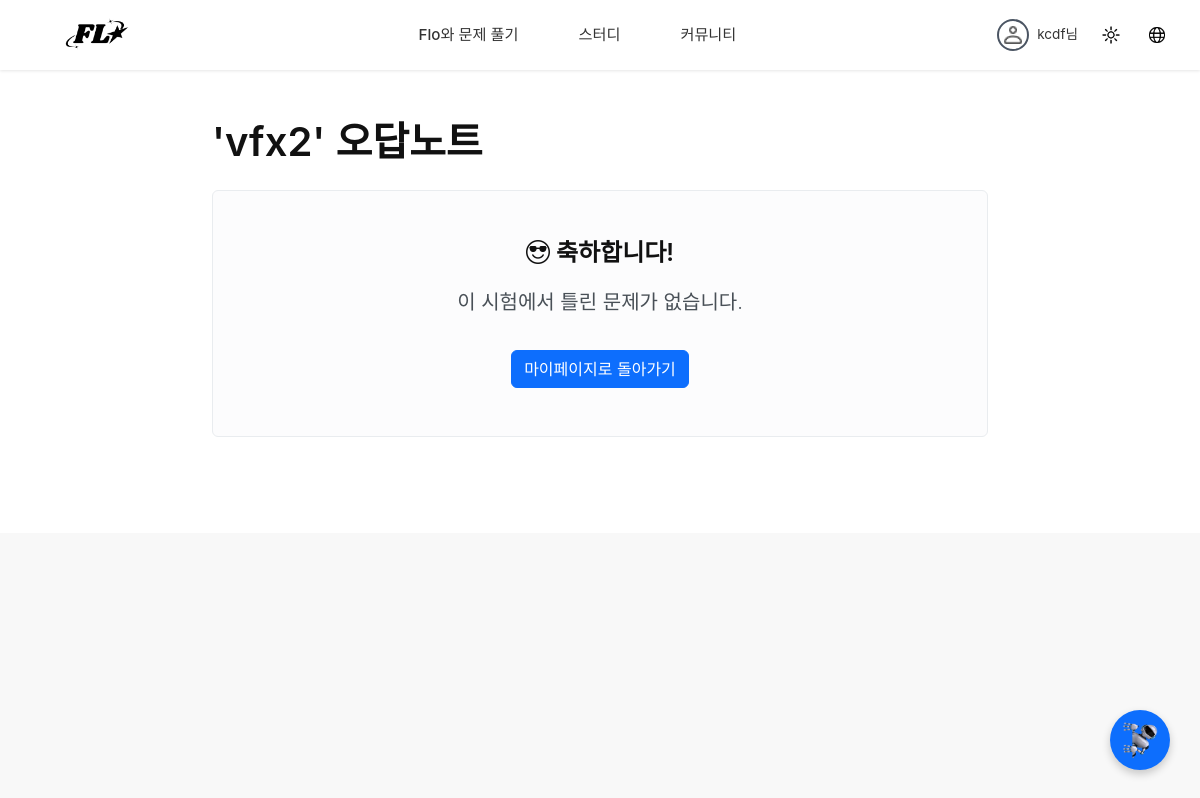
Page /flo_exam/mistake-note/9/?attempt_id=36 (signed in) on the earlier database version.
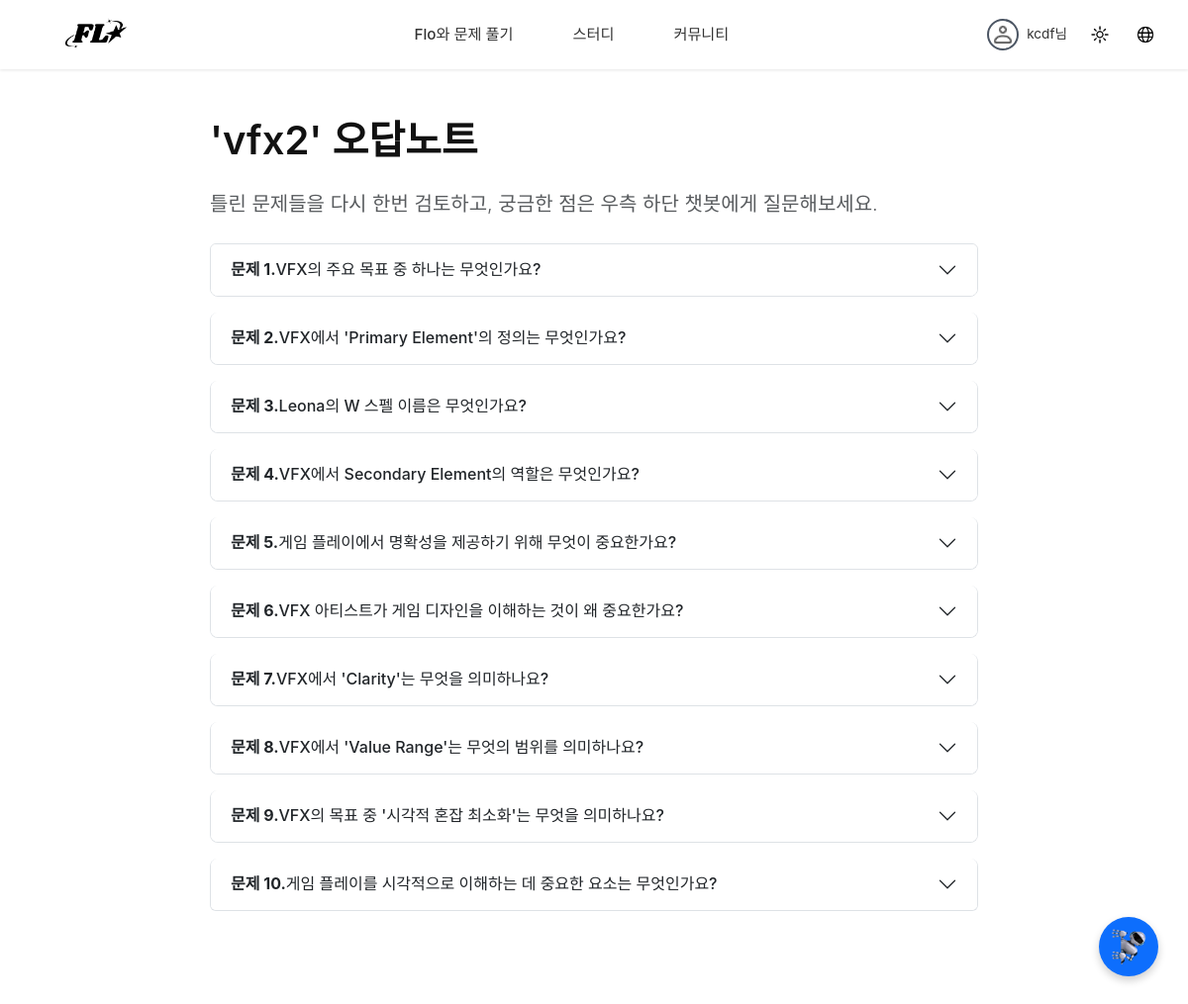
Same page on the later database version.
### accounts/models.py (models this page shows, shortened)
class User(AbstractUser):
    username = models.CharField(
        '아이디',
        max_length=20,
        unique=True,
        validators=[
            MinLengthValidator(4, "아이디는 4자 이상이어야 합니다."),
            RegexValidator(
                regex='^[a-zA-Z0-9]+$',
                message='아이디는 영문자와 숫자만 사용할 수 있습니다.',
                code='invalid_username'
            )
        ]
    )
    nickname = models.CharField(
        '닉네임',
        max_length=10,
        unique=True,
        validators=[
            MinLengthValidator(2, "닉네임은 2자 이상이어야 합니다."),
            RegexValidator(
                regex='^[가-힣a-zA-Z0-9]+$',
                message='닉네임은 한글, 영문자, 숫자만 사용할 수 있습니다.',
                code='invalid_nickname'
            )
        ]
    )
    name = models.CharField(
        '이름',
        max_length=10,
        validators=[
            MinLengthValidator(2, "이름은 2자 이상이어야 합니다."),
            RegexValidator(
                regex='^[가-힣a-zA-Z]+$',
                message='이름은 한글과 영문자만 사용할 수 있습니다.',
                code='invalid_name'
            )
        ]
    )
    email = models.EmailField('이메일', unique=True)
    groups = models.ManyToManyField(
        'auth.Group',
        verbose_name='groups',
        blank=True,
        related_name='custom_user_set',
        help_text='The groups this user belongs to.',
    )
    user_permissions = models.ManyToManyField(
        'auth.Permission',
        verbose_name='user permissions',
        blank=True,
        related_name='custom_user_set',
        help_text='Specific permissions for this user.',
    )

### flo/models.py (models this page shows, shortened)
class Profile(models.Model):
    user = models.OneToOneField(settings.AUTH_USER_MODEL, on_delete=models.CASCADE, verbose_name="사용자")
    nickname = models.CharField(max_length=30, unique=True, blank=True, null=True, verbose_name="닉네임")
    profile_image = models.ImageField(upload_to='profile_pics/', blank=True, null=True, verbose_name="프로필 사진")
    @property
    def get_display_name(self):
        return self.nickname if self.nickname else self.user.username
    @property
    def get_profile_image_url(self):
        if self.profile_image and self.profile_image.name:
            return self.profile_image.url # 사용자가 업로드한 이미지
        return settings.STATIC_URL + 'flo/images/icons/profile/default_profile_light.png'
    @property
    def has_custom_profile_image(self):
        return bool(self.profile_image and self.profile_image.name)

### flo_exam/models.py (models this page shows, shortened)
class UserAnswer(models.Model):
    session = models.ForeignKey(
        UserExamSession,
        on_delete=models.CASCADE,
        related_name="answers", # UserExamSession 객체에서 .answers.all() 등으로 접근
        verbose_name="응시 세션"
    )
    question = models.ForeignKey(
        GeneratedQuestion,
        on_delete=models.CASCADE, # 문제가 삭제되면 해당 답안도 의미 없으므로 삭제
        verbose_name="해당 문제"
    )
    submitted_answer = models.TextField(verbose_name="제출한 답", blank=True, null=True) # 사용자가 답을 안 낼 수도 있음
    is_correct = models.BooleanField(null=True, verbose_name="정답 여부") # 채점 전에는 Null, 채점 후 True/False
    class Meta:
        verbose_name = "사용자 제출 답안"
        verbose_name_plural = "사용자 제출 답안들"
        ordering = ['session', 'question__question_number'] # 세션 및 문제 번호 순으로 정렬

class GeneratedQuestion(models.Model):
    exam = models.ForeignKey(
        GeneratedExam,
        on_delete=models.CASCADE,
        related_name="questions", # GeneratedExam 객체에서 .questions.all() 등으로 접근 가능
        verbose_name="소속 시험"
    )
    question_number = models.IntegerField(verbose_name="문제 번호")
    question_text = models.TextField(verbose_name="문제 내용")
    question_type = models.CharField(max_length=20, verbose_name="실제 문제 유형")
    option1 = models.CharField(max_length=500, blank=True, null=True, verbose_name="선택지 1")
    option2 = models.CharField(max_length=500, blank=True, null=True, verbose_name="선택지 2")
    option3 = models.CharField(max_length=500, blank=True, null=True, verbose_name="선택지 3")
    option4 = models.CharField(max_length=500, blank=True, null=True, verbose_name="선택지 4")
    correct_answer = models.TextField(verbose_name="정답") # 객관식은 선택지 텍스트, 단답형은 답안 텍스트
    explanation = models.TextField(verbose_name="해설", blank=True, null=True)
    class Meta:
        verbose_name = "생성된 문제"
        verbose_name_plural = "생성된 문제들"
        ordering = ['exam', 'question_number']

### flo_exam/views.py (the view)
# urls.py: path('mistake-note/<int:exam_document_id>/', views.mistake_note_page_view, name='mistake_note_page'),
@require_GET
def mistake_note_page_view(request, exam_document_id):
    exam_doc = get_object_or_404(ExamDocument, pk=exam_document_id)
    attempt_id = request.GET.get('attempt_id')
    incorrect_answers = []  # 기본값: 빈 리스트
    page_title = f"'{exam_doc.title}' 오답노트" # 기본 제목
    if attempt_id:
        try:
            session = get_object_or_404(UserExamSession, pk=attempt_id, user=request.user)
            incorrect_answers = UserAnswer.objects.filter(
                session=session
            ).exclude(
                is_correct=True # is_correct 필드가 True인 것을 '제외한' 모든 것을 찾음
            ).select_related('question').order_by('question__question_number')
            page_title = f"'{session.generated_exam.exam_document.title}' 오답노트"
        except Http404:
            logger.warning(f"User {request.user.id} tried to access attempt {attempt_id} without permission.")
            pass
    context = {
        'page_title': page_title, # 동적으로 설정된 page_title 사용
        'exam_document_id': exam_document_id,
        'chatbot_ajax_url': reverse('flo_exam:ajax_chatbot', args=[exam_document_id]),
        'incorrect_answers': incorrect_answers,
        'incorrect_answers_type': type(incorrect_answers).__name__,
    }
    return render(request, 'flo_exam/mistake_note_page.html', context)

### accounts/models.py (called while the page is built)
    @property
    def get_profile_image_url(self):
        if self.profile_image:
            return self.profile_image.url
        theme_mode = getattr(settings, 'THEME_MODE', 'light')
        if theme_mode == 'dark':
            return '/static/flo/images/icons/profile/default_profile_dark.png'
        return '/static/flo/images/icons/profile/default_profile_light.png'

    @property
    def has_custom_profile_image(self):
        return bool(self.profile_image)

### flo_exam/templates/flo_exam/mistake_note_page.html (shortened to what this page needs)
{% extends 'flo_exam/base_header.html' %}
{% load static %}
{% block extra_css %}
    <link rel="stylesheet" href="{% static 'flo_exam/css/mistake_note_styles.css' %}">
    <link rel="stylesheet" href="{% static 'flo_exam/css/chatbot.css' %}">
{% endblock %}
{% block content %}
<div class="container mt-5 mistake-note-container">
    <h1 class="mb-4">{{ page_title }}</h1>
    {% if incorrect_answers %}
        <p class="lead mb-4 text-muted">틀린 문제들을 다시 한번 검토하고, 궁금한 점은 우측 하단 챗봇에게 질문해보세요.</p>
        <div class="accordion" id="incorrectNotesAccordion">
            {% for answer in incorrect_answers %}
            <div class="accordion-item">
                <h2 class="accordion-header" id="heading-q{{ answer.question.id }}">
                    <button class="accordion-button collapsed" type="button" data-bs-toggle="collapse" data-bs-target="#collapse-q{{ answer.question.id }}" aria-expanded="false" aria-controls="collapse-q{{ answer.question.id }}">
                        <strong>문제 {{ answer.question.question_number }}.</strong>  {{ answer.question.question_text|truncatewords:10 }}
                    </button>
                </h2>
            </div>
            {% endfor %}
        </div>
    {% else %}
        <div class="alert alert-light text-center p-5">
            <h4><i class="bi bi-emoji-sunglasses"></i> 축하합니다!</h4>
            <p class="lead mt-3">이 시험에서 틀린 문제가 없습니다.</p>
            <a href="{% url 'flo_my:mypage_dashboard' %}" class="btn btn-primary mt-3">마이페이지로 돌아가기</a>
        </div>
    {% endif %}
</div>
<div id="chatbot-toggle-button" class="chatbot-toggler">
    <img src="{% static 'flo_exam/images/robot.png' %}" alt="Chatbot Toggle">
</div>
{% endblock %}

### flo_exam/templates/flo_exam/base_header.html (shortened to what this page needs)
{% load static i18n %}
<!DOCTYPE html>
<html lang="{{ LANGUAGE_CODE|default:'ko' }}" {% if request.COOKIES.django_theme == 'dark' %}data-bs-theme="dark"{% else %}data-bs-theme="light"{% endif %}></html>
<head>
    {% load static %}
    <link href="https://cdn.jsdelivr.net/npm/bootstrap@5.3.3/dist/css/bootstrap.min.css" rel="stylesheet">
    <link rel="stylesheet" href="https://cdn.jsdelivr.net/npm/bootstrap-icons@1.11.3/font/bootstrap-icons.min.css">
    <link rel="stylesheet" href="https://cdnjs.cloudflare.com/ajax/libs/fullPage.js/3.1.2/fullpage.min.css" />
    <link rel="stylesheet" href="{% static 'flo/css/base.css' %}">
    {% block extra_css %}{% endblock %}
</head>
<body>
    <header id="header">
        <div class="container header-layout-container">
            <div class="header-content-wrapper">
                <div class="logo-container">
                    <a href="{% url 'flo:home' %}">
                        <img id="header-logo" src="{% static 'flo/images/light/header/light-logo.png' %}" alt="Flo Logo">
                    </a>
                </div>
                <nav class="main-nav" id="mainNav">
                    <ul class="main-menu">
                        <li><a href="{% url 'flo_exam:upload_page' %}">{% translate "Flo와 문제 풀기" %}</a></li>
                        <li>
                            <a href="#" data-bs-toggle="submenu">{% translate "스터디" %} <span class="submenu-arrow">▾</span></a>
                        </li>
                        <li>
                            <a href="{% url 'flo:study_post_list' %}" data-bs-toggle="submenu">{% translate "커뮤니티" %} <span class="submenu-arrow">▾</span></a>
                        </li>
                    </ul>
                </nav>
                <div class="header-right-controls">
                    <div class="auth-links ms-auto">
                        {% if user.is_authenticated %}
                            <div class="dropdown">
                                <a href="#" class="user-dropdown-toggle" data-bs-toggle="dropdown" aria-expanded="false">
                                    <div class="profile-image-wrapper">
                                    <img src="{{ user.user_profile.get_profile_image_url }}"
                                        alt="{{ user.user_profile.get_display_name }} Profile"
                                        id="user-profile-image"
                                        class="{% if not user.user_profile.has_custom_profile_image %}default-avatar{% endif %}"
                                        data-has-custom-image="{{ user.user_profile.has_custom_profile_image|yesno:'true,false' }}">
                                    </div>
                                    <span class="user-display-name">{{ user.profile.get_display_name }}님</span>
                                </a>
                            </div>
                        {% else %}
                            <a href="#" id="btn-login" data-bs-toggle="modal" data-bs-target="#loginModal">
                                {% translate "로그인" %}
                            </a>
                        {% endif %}
                    </div>
                    <div class="theme-dropdown dropdown">
                        <button type="button" id="theme-toggle-btn" class="btn theme-btn" title="{% translate "Change theme" %}" data-bs-toggle="dropdown" aria-expanded="false">
                            <img id="theme-toggle-icon" src="{% static 'flo/images/light/header/light-auto.png' %}" alt="Theme Icon">
                        </button>
                    </div>
                    <div class="language-dropdown dropdown">
                        <button class="btn lang-btn" type="button" id="languageMenuButton" data-bs-toggle="dropdown" aria-expanded="false" title="{% translate "Select language" %}">
                            <img id="lang-toggle-icon" src="{% static 'flo/images/light/header/light-translate.png' %}" alt="Language Icon">
                        </button>
                            {% get_available_languages as AVAILABLE_LANGUAGES %}
                            {% get_language_info_list for AVAILABLE_LANGUAGES as languages_info %}
                    </div>
                </div>
            </div>
        </div>
    </header>
    <div class="main-content-area">
        <main id="fullpage">
            {% block content %}
            {% endblock %}
        </main>
    </div>
    {% include 'flo/auth/login.html' %}
</body>
</html>

### flo/templates/flo/auth/login.html (shortened to what this page needs)
{% load static %}
<link rel="stylesheet" href="{% static 'flo/css/login.css' %}">

### flo_exam/static/flo_exam/css/mistake_note_styles.css (style rules this page uses)
.mistake-note-container { max-width: 800px; margin: 0 auto; padding-bottom: 5rem; }
.accordion-item { margin-bottom: 1rem; border: 1px solid #dee2e6; border-radius: 0.5rem; overflow: hidden; }
.accordion-button { font-weight: 500; }

### flo_exam/static/flo_exam/css/chatbot.css (style rules this page uses)
.chatbot-toggler { position: fixed; bottom: 30px; right: 30px; width: 60px; height: 60px; background-color: #0d6efd; border-radius: 50%; display: flex; align-items: center; justify-content: center; cursor: pointer; box-shadow: 0 4px 8px rgba(0, 0, 0, 0.2); transition: transform 0.2s ease-in-out; z-index: 1050; }
.chatbot-toggler img { width: 36px; height: 36px; }

Differences in the rows shown:
added UserAnswer: question.question_number "1", question.question_text "VFX의 주요 목표 중 하나는 무엇인가요?"
added UserAnswer: question.question_number "2", question.question_text "VFX에서 'Primary Element'의 정의는 무엇인가요?"
added UserAnswer: question.question_number "3", question.question_text "Leona의 W 스펠 이름은 무엇인가요?"
added UserAnswer: question.question_number "4", question.question_text "VFX에서 Secondary Element의 역할은 무엇인가요?"
added UserAnswer: question.question_number "5", question.question_text "게임 플레이에서 명확성을 제공하기 위해 무엇이 중요한가요?"
added UserAnswer: question.question_number "6", question.question_text "VFX 아티스트가 게임 디자인을 이해하는 것이 왜 중요한가요?"
added UserAnswer: question.question_number "7", question.question_text "VFX에서 'Clarity'는 무엇을 의미하나요?"
added UserAnswer: question.question_number "8", question.question_text "VFX에서 'Value Range'는 무엇의 범위를 의미하나요?"
added UserAnswer: question.question_number "9", question.question_text "VFX의 목표 중 '시각적 혼잡 최소화'는 무엇을 의미하나요?"
added UserAnswer: question.question_number "10", question.question_text "게임 플레이를 시각적으로 이해하는 데 중요한 요소는 무엇인가요?"
Other differences:
text no longer shown: "축하합니다! 이 시험에서 틀린 문제가 없습니다. 마이페이지로 돌아가기"
text now shown: "틀린 문제들을 다시 한번 검토하고, 궁금한 점은 우측 하단 챗봇에게 질문해보세요."
